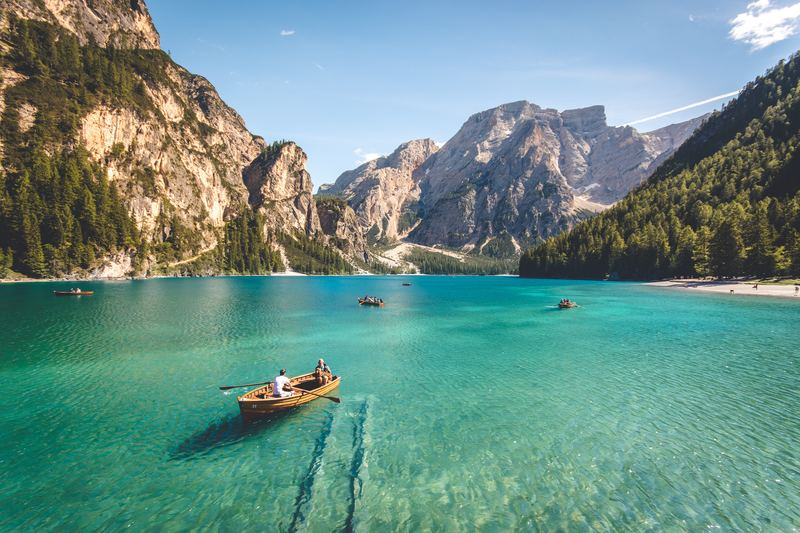
#> input picture images/sample.jpeg, 800 x 533 px, found by its file name
$ python main.py images/sample.jpeg --file_type images/multipanel.PNG --axis x --pixels 5
#> lines starting #> are read from the running program, lines starting #| are printed output that depends on the picture
### src/helpers/utils.py
import numpy as np
from PIL import Image
from typing import List


def get_img_arr(filename: str) -> np.ndarray:
    """
    Function to get the image array

    Args:
        filename (str): File path (png or jpg)

    Returns:
        np.array: Numpy array of pixels of the image
    """
#> called with filename = 'images/images/sample.jpeg'
    return np.array(Image.open(filename))
#> returned value is the input picture: shape (533, 800, 3); mean R, G, B 106.8, 143.5, 135.9


# [24 lines left out: functions display_image, display_energy_map, not called in this run]


def highlight_seam(img: np.ndarray, seam: np.ndarray) -> np.array:
    """
        Function to highlight the seam

    Args:
        img (np.array): Image array
        seam (np.array): Seam array with length equals height of the image array
        The x-coordinates of the pixel to remove from each row

    Returns:
        Image array with seam highlighted
    """
    if len(seam) != img.shape[0]:
        err_msg = "Seam height {0} does not match image height {1}"
        raise ValueError(err_msg.format(img.shape[0], len(seam)))
    highlight = img.copy()
    height, width, s = img.shape
    for i in range(height):
        j = [x for x in seam if x[1] == i][0][0]

        if s == 3 :
            highlight[i][j-1] = np.array([255, 0, 0])
        elif s == 4 :
            highlight[i][j-1] = np.array([255, 0, 0, 0])
    return highlight


def save_image_with_options(img: np.ndarray, highlight: bool, seam: np.ndarray, rotated: bool, save_name: str, save_image_format: str):
    """
    Function to the save the image
    Args:
        save_name:
        img: Image array
        highlight:  Whether to draw the seam to be removed on the image
        seam: Set of points with low energy
        rotated: Whether the image is rotated or not

    Returns:
        void
    """
    if highlight:
        img = highlight_seam(img, seam)
    if rotated:
        img = Image.fromarray(np.transpose(img, axes=(1, 0, 2)))
    else:
        img = Image.fromarray(img)
    img.save('output/' + save_name, save_image_format)


# [10 lines left out: function every_n, not called in this run]

### src/image/seam_image.py
import numpy as np
from src.energy_filter import energy_function
# import numba

__all__ = ['Image']

from src.helpers.utils import save_image_with_options, highlight_seam, display_image
from src.least_energy import min_energy_seam


class Image:
    def __init__(self, image: np.ndarray):
        self.raw_image = image
        self.energy_image = image
        self.cropped_image = image

    # [38 lines left out: function get_neighbors, not called in this run]

    @staticmethod
    def energy_map(img: np.ndarray, fn) -> np.ndarray:
        """

        Args:
            img: numpy.array with shape (height, width, 3)
            fn: The energy function to use. Should take in 4 pixels and return a float.

        Returns:
            The energy function to use. Should take in 4 pixels and return a float.

        """
        x0 = np.roll(img, -1, axis=1).T
        x1 = np.roll(img, 1, axis=1).T
        y0 = np.roll(img, -1, axis=0).T
        y1 = np.roll(img, 1, axis=0).T

        # we do a lot of transposing before and after here because sums in the
        # energy function happen along the first dimension by default when we
        # want them to be happening along the last (summing the colors)
        return fn(x0, x1, y0, y1).T

    @staticmethod
    def remove_seam(img: np.ndarray, seam: list) -> np.ndarray:
        """
        Function to remove the seam
        Args:
            img: Raw image
            seam: 1-D numpy.array seam to remove. Output of seam function

        Returns:
            3-D numpy array of the image that is 1 pixel shorter in width than the input img
        """
        height, width = img.shape[:2]
        return np.array([np.delete(img[row], [x for x in seam if x[1] == row][0][0]-1, axis=0) for row in range(height)])

    def find_energy_of_image(self, img: np.ndarray) -> np.ndarray:
        return self.energy_map(img, energy_function)

    # [24 lines left out: function cumulative_energy, not called in this run]

    # @staticmethod
    # def seam_end(energy_totals: np.ndarray):
    #     """
    #     Args:
    #         energy_totals:  2-D numpy.array(int64)
    #         Cumulative energy of each pixel in the image
    #
    #     Returns:
    #         numpy.int64
    #         the x-coordinate of the bottom of the seam for the image with these
    #         cumulative energies
    #
    #     """
    #     return list(energy_totals[-1]).index(min(energy_totals[-1]))
    #
    # @staticmethod
    # def find_seam(paths: np.ndarray, end_x: list[int]):
    #     """
    #
    #     Args:
    #         paths: 2-D numpy.array(int64)
    #             Output of cumulative_energy_map. Each element of the matrix is the offset of the index to
    #             the previous pixel in the seam
    #         end_x: int
    #             The x-coordinate of the end of the seam
    #
    #     Returns:
    #         1-D numpy.array(int64) with length == height of the image
    #         Each element is the x-coordinate of the pixel to be removed at that y-coordinate. e.g.
    #         [4,4,3,2] means "remove pixels (0,4), (1,4), (2,3), and (3,2)"
    #     """
    #     height, width = paths.shape[:2]
    #     seam = [end_x]
    #     for i in range(height - 1, 0, -1):
    #         cur_x = seam[-1]
    #         offset_of_prev_x = paths[i][cur_x]
    #         seam.append(cur_x + offset_of_prev_x)
    #     seam.reverse()
    #     return seam

    # @numba.jit()
    def resize_image(self, cropped_pixels, file_format):
        """
        Resizes the image
        Args:
            cropped_pixels: int
                Number of pixels you want to shave off the width. Aka how many vertical seams to remove.
            file_extension: str
                File extension for the image to be saved
        Returns:
             3-D numpy array of your now cropped_pixels-slimmer image.
        """
#> called with cropped_pixels = 2, file_format = 'images/multipanel.PNG'
        img = self.raw_image.copy()
        for i in range(cropped_pixels):
            energy_image = self.find_energy_of_image(img)
            seam1 = min_energy_seam(energy_image)
            img = self.remove_seam(img, seam1)
            save_image_with_options(img, 1, seam1, 0, str(i) + 'th.'+ file_format, file_format)
#> this loop made 1 pass
#> pass 1, in resize_image, `energy_image = self.find_energy_of_image(img)`:
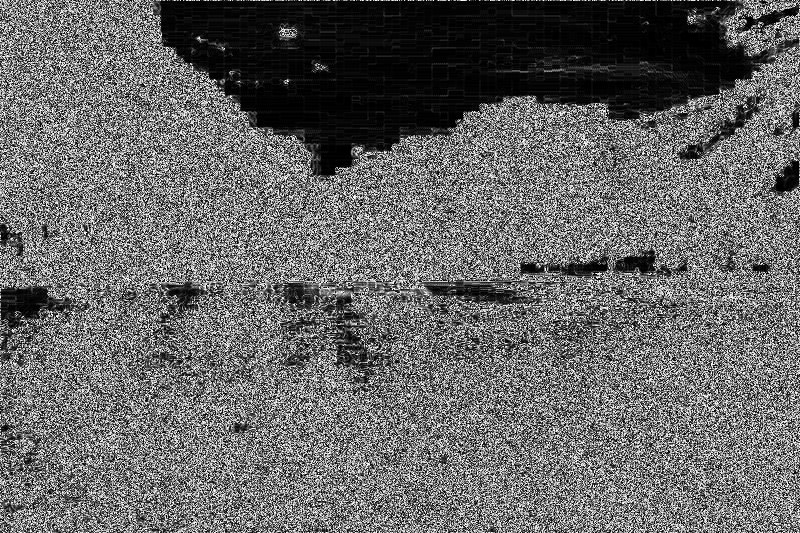
#> energy_image: shape (533, 800); min 0, max 255, mean 103
        return img

### src/least_energy/__init__.py
def min_energy_seam(pixel_energies):
    class SeamEnergyWithBackPointer:
        def __init__(self, energy, x_coordinate_in_previous_row=None):
            self.energy = energy
            self.x_coordinate_in_previous_row = x_coordinate_in_previous_row

    seam_energies = []
    # Initialize the top row of seam energies by copying over the top
    # row of the pixel energies. There are no back pointers in the
    # top row.
    seam_energies.append([
        SeamEnergyWithBackPointer(pixel_energy)
        for pixel_energy in pixel_energies[0]])

    # Skip the first row in the following loop.
    for y in range(1, len(pixel_energies)):
        pixel_energies_row = pixel_energies[y]
        seam_energies_row = []
        for x, pixel_energy in enumerate(pixel_energies_row):
            # Determine the range of x values to iterate over in the
            # previous row. The range depends on if the current pixel
            # is in the middle of the image, or on one of the edges.
            x_left = max(x - 1, 0)
            x_right = min(x + 1, len(pixel_energies_row) - 1)
            x_range = range(x_left, x_right + 1)
            min_parent_x = min(
                x_range,
                key=lambda x_i: seam_energies[y - 1][x_i].energy
            )
            min_seam_energy = SeamEnergyWithBackPointer(
                pixel_energy + seam_energies[y - 1][min_parent_x].energy,
                min_parent_x
            )
            seam_energies_row.append(min_seam_energy)
        seam_energies.append(seam_energies_row)
    # Find the x coordinate with minimal seam energy in the bottom row.
    min_seam_end_x = min(
        range(len(seam_energies[-1])),
        key=lambda x: seam_energies[-1][x].energy
    )

    # Follow the back pointers to form a list of coordinates that
    # form the lowest-energy seam.
    seam = []
    seam_point_x = min_seam_end_x
    for y in range(len(seam_energies) - 1, -1, -1):
        seam.append((seam_point_x, y))
        seam_point_x = seam_energies[y][seam_point_x].x_coordinate_in_previous_row
    seam.reverse()
    return seam

### src/energy_filter/__init__.py
__all__ = ['energy_function']


def energy_function(x0: int, x1: int, y0: int, y1: int) -> float:
    return sum(pow((x0 - x1), 2) + pow((y0 - y1), 2))

### main.py
from src.cmd import arguments
from src.image import seam_image
from src.helpers.utils import get_img_arr, display_image

image = seam_image.Image(get_img_arr('images/'+arguments['input_file']))
#> (the run stopped early here; a loop or call above may not have finished)
